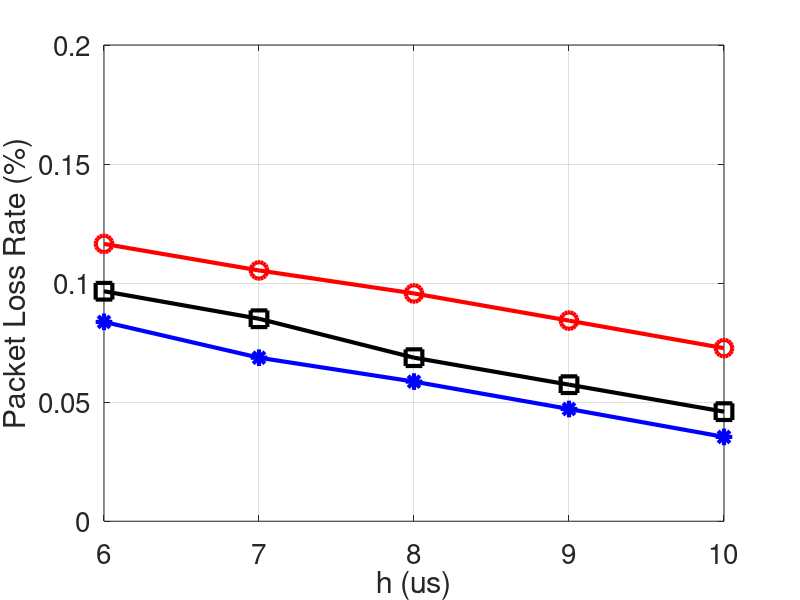

Reproduce this figure in MATLAB.
clear
clc

x=[
6,
7,
8,
9,
10
];

p_5=[
0.11647
0.10532
0.09566
0.08424
0.07268
];

p_10=[
0.09658
0.08503
0.06868
0.05734
0.04601
];

p_15=[
0.08372
0.06867
0.05863
0.04713
0.03541
];

figure(1);
width=900;
height=480;
left=100;
bottem=0;

plot(x, p_5,'-ro','LineWidth',3,...
    'MarkerSize',12);
hold on;
plot(x, p_10,'-ks','LineWidth',3,...
    'MarkerSize',12);
hold on;
plot(x, p_15,'-b*','LineWidth',3,...
    'MarkerSize',12);
hold on;


xlabel('h (us)','FontSize', 20)
ylabel('Packet Loss Rate (%)','FontSize', 20);
set(gca, 'FontSize', 20); % set font size of tick labels
%h=legend('Pmax=5%','Pmax=10%','Pmax=15%',20,'Location', 'SouthWest');
%set(h,'FontSize',20,'LineWidth',1,'Box','off');
axis([6,10,0,0.2]);
grid on;
hold off;